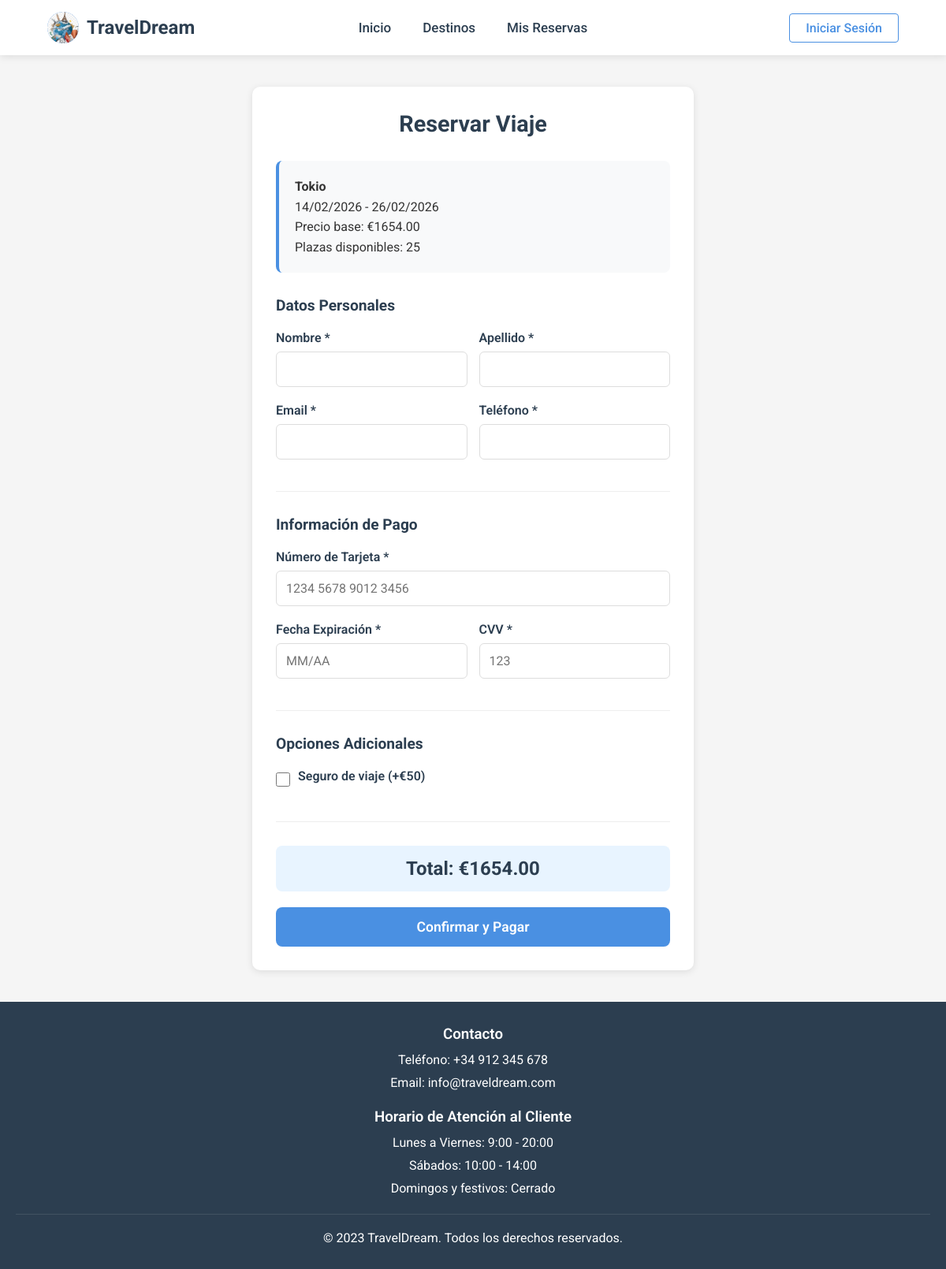
/reservar/1, run on the app's committed database.
### appAgenciaDjango/models.py (models this page shows, shortened)
class Viaje(models.Model):
    viajeID = models.AutoField(primary_key=True)
    destino = models.ForeignKey(Destino, on_delete=models.CASCADE)
    precio = models.DecimalField(max_digits=10, decimal_places=2)
    fecha_salida = models.DateField()
    fecha_regreso = models.DateField()
    plazas_totales = models.IntegerField()
    def calcular_plazas_disponibles(self):
        reservas_count = Reserva.objects.filter(viajeID=self.viajeID).count()
        return self.plazas_totales - reservas_count

class Destino(models.Model):
    destinoID = models.AutoField(primary_key=True)
    nombre = models.CharField(max_length=100)
    descripcion = models.TextField()
    pais = models.CharField(max_length=100)
    moneda = models.CharField(max_length=50)

### appAgenciaDjango/views.py (the view)
# urls.py: path('reservar/<str:viaje_id>', views.formulario_reserva, name='ver_reserva'),
def formulario_reserva(request, viaje_id):
    viaje = Viaje.objects.get(viajeID=viaje_id)
    return render(request, 'reservar.html', {
        'viaje': viaje
    })

### appAgenciaDjango/templates/reservar.html (shortened to what this page needs)
{% extends 'base.html' %}
{% load static %}
{% block extra_css %}
<link rel="stylesheet" href="{% static 'css/reservar.css' %}?v=1.3">
{% endblock %}
{% block contenido %}
<div class="container">
    <div class="card">
        <h2 class="title">Reservar Viaje</h2>
        <div class="info">
            <strong>{{ viaje.destino.nombre }}</strong><br>
            {{ viaje.fecha_salida|date:"d/m/Y" }} - {{ viaje.fecha_regreso|date:"d/m/Y" }}<br>
            Precio base: €{{ viaje.precio }}<br>
            Plazas disponibles: {{ viaje.calcular_plazas_disponibles}}
        </div>
        <form method="POST" action="{% url 'confirmar_reserva' viaje.viajeID %}">
            <div class="form-section">
                <h3>Datos Personales</h3>
                <div class="form-row">
                    <div class="form-group">
                        <label>Nombre *</label>
                        <input type="text" name="nombre" required>
                    </div>
                    <div class="form-group">
                        <label>Apellido *</label>
                        <input type="text" name="apellido" required>
                    </div>
                </div>
                <div class="form-row">
                    <div class="form-group">
                        <label>Email *</label>
                        <input type="email" name="email" required>
                    </div>
                    <div class="form-group">
                        <label>Teléfono *</label>
                        <input type="tel" name="telefono" required>
                    </div>
                </div>
            </div>
            <div class="form-section">
                <h3>Información de Pago</h3>
                <div class="form-group">
                    <label>Número de Tarjeta *</label>
                    <input type="text" name="cc_numero" placeholder="1234 5678 9012 3456" required maxlength="19">
                </div>
                <div class="form-row">
                    <div class="form-group">
                        <label>Fecha Expiración *</label>
                        <input type="text" name="cc_expiracion" placeholder="MM/AA" required maxlength="5">
                    </div>
                    <div class="form-group">
                        <label>CVV *</label>
                        <input type="text" name="cc_cvv" placeholder="123" required maxlength="3">
                    </div>
                </div>
            </div>
            <div class="form-section">
                <h3>Opciones Adicionales</h3>
                <div class="form-group">
                    <div class="checkbox">
                        <input type="checkbox" name="seguro_viaje" id="seguro">
                        <label for="seguro">Seguro de viaje (+€50)</label>
                    </div>
                </div>
            </div>
            <div class="total-section">
                <div class="total">
                    Total: €<span id="total">{{ viaje.precio }}</span>
                </div>
                {% if viaje.calcular_plazas_disponibles > 0 %}
                    <button type="submit" class="btn">Confirmar y Pagar</button>
                {% else %}
                    <div class="error">No hay plazas disponibles</div>
                {% endif %}
            </div>
        </form>
    </div>
</div>
{% endblock %}

### appAgenciaDjango/static/css/base.css (style rules this page uses)
* { margin: 0; padding: 0; box-sizing: border-box; font-family: 'Roboto', 'Segoe UI', Tahoma, Geneva, Verdana, sans-serif; }
body { background-color: #f5f5f5; color: #333; display: flex; flex-direction: column; min-height: 100vh; }

### appAgenciaDjango/static/css/reservar.css (style rules this page uses)
.container { max-width: 600px; margin: 20px auto; padding: 20px; }
.card { background: white; padding: 30px; border-radius: 10px; box-shadow: 0 2px 10px rgba(0,0,0,0.1); }
.title { text-align: center; color: #2c3e50; margin-bottom: 30px; font-size: 1.8rem; }
.info { background: #f8f9fa; padding: 20px; margin-bottom: 30px; border-radius: 8px; border-left: 4px solid #4a90e2; line-height: 1.6; }
.form-section { margin-bottom: 30px; padding-bottom: 20px; border-bottom: 1px solid #eee; }
.form-section h3 { color: #2c3e50; margin-bottom: 20px; font-size: 1.2rem; }
.form-row { display: grid; grid-template-columns: 1fr 1fr; gap: 15px; }
.form-group { margin-bottom: 20px; }
label { display: block; margin-bottom: 8px; font-weight: 600; color: #2c3e50; }
input, select { width: 100%; padding: 12px; border: 1px solid #ddd; border-radius: 6px; font-size: 1rem; transition: border-color 0.3s; box-sizing: border-box; }
.checkbox { display: flex; align-items: center; gap: 10px; }
.checkbox input[type="checkbox"] { width: 18px; height: 18px; margin: 0; }
.total-section { text-align: center; margin-top: 30px; }
.total { font-size: 1.5rem; font-weight: bold; color: #2c3e50; margin-bottom: 20px; padding: 15px; background: #e8f4ff; border-radius: 8px; }
.btn { width: 100%; padding: 15px; background: #4a90e2; color: white; border: none; border-radius: 8px; font-size: 1.1rem; font-weight: 600; cursor: pointer; transition: all 0.3s; }

### data on the page
Viaje: destino.nombre "Tokio", fecha_salida "14/02/2026", fecha_regreso "26/02/2026", precio "1654.00", calcular_plazas_disponibles "25"
